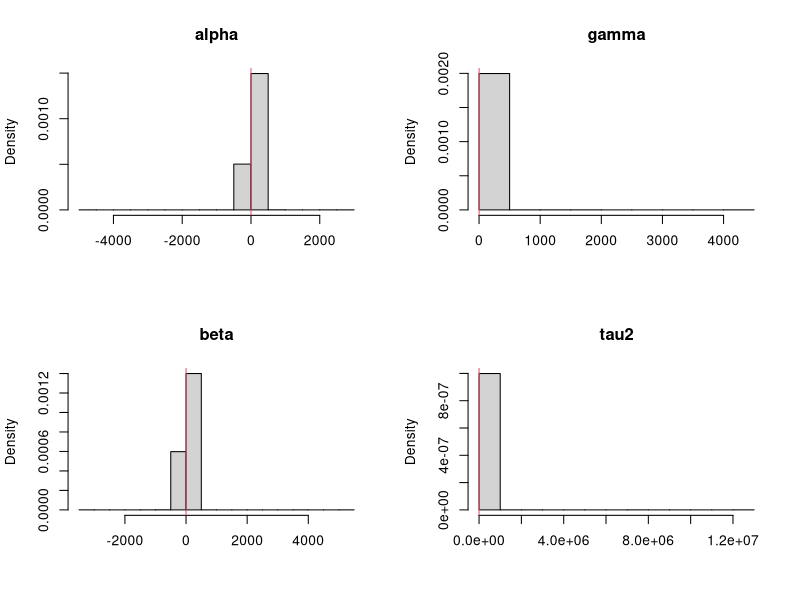

Recreate this plot in R. (Note: this script raises an error after producing the figure.)
library(msm)
svm.pl = function(y,alphas,betas,tau2s,ps,qs,xs,zs){#,b0,B0,c0,d0){
  n      = length(y)
  
  N      = length(xs)
  nmix   = 7  
  mu     = matrix(c(-11.40039,-5.24321,-9.83726,1.50746,-0.65098,0.52478,-2.35859),
                  N,nmix,byrow=TRUE)
  sig2   = matrix(c(5.795960,2.613690,5.179500,0.167350,0.640090,0.340230,1.262610),
                  N,nmix,byrow=TRUE)
  q      = matrix(c(0.007300,0.105560,0.000020,0.043950,0.340010,0.245660,0.257500),
                  N,nmix,byrow=TRUE) 

  quants = array(0,c(n,8,3))
#   z      = log(y^2)
  z = y
  s      = matrix(0,N,15)
  zmean=rep(0,n)
  
  s[,1] = 1/B0[1]
  s[,2] = 0
  s[,3] = 0
  s[,4] = 1/B0[2]
  s[,5] = 0
  s[,6] = 1/B0[2]
  s[,7] = s[,1]*b0[1]+s[,2]*b0[2]+s[,3]*b0[3]
  s[,8] = s[,2]*b0[1]+s[,4]*b0[2]+s[,5]*b0[3]
  s[,9] = s[,3]*b0[1]+s[,5]*b0[2]+s[,6]*b0[3]
  s[,10] = c0
  s[,11] = d0
  s[,12] = 1
  s[,13] = 1
  s[,14] = 1
  s[,15] = 1
  blk.A = s[,4]*s[,6] - s[,5]^2
  blk.B = -(s[,2]*s[,6]-s[,3]*s[,5])
  blk.C = s[,2]*s[,5]-s[,3]*s[,5]
  #   blk.D = blk.B
  blk.E = s[,1]*s[,6]-s[,3]^2
  blk.F = -(s[,3]*s[,5]-s[,2]*s[,3])
  #   blk.G = blk.C
  #   blk.H = blk.F
  blk.I  = s[,1]*s[,4]-s[,2]^2
  
  m    = s[,1]*blk.A + s[,2] * blk.B + s[,3] * blk.C
  b1   = (s[,7]*blk.A + s[,8] * blk.B + s[,9] * blk.C)/m
  b2   = (s[,7]*blk.B + s[,8] * blk.E + s[,9] * blk.F)/m
  b3   = (s[,7]*blk.C + s[,8] * blk.F + s[,9] * blk.I)/m
  
  for (t in 1:n){
    #print(t)
    mus    = matrix(alphas+gammas*zs+betas*xs,N,nmix)
    mus1    = matrix(alphas+betas*xs,N,nmix)
    #     print(mus[1,])
    #     scan(n=1)
#     probs  = q*dnorm(z[t],mus+mu,sqrt(sig2+tau2s))
    probs = q*(dnorm(z[t],mus+mu,sqrt(sig2+tau2s))*(qs*zs+(1-zs)*(1-qs)) + dnorm(z[t],mus1+mu,sqrt(sig2+tau2s))*((1-zs)*ps+zs*(1-ps)))
    
    weight = apply(probs,1,sum)
    k      = sample(1:N,size=N,replace=TRUE,prob=weight)
    #     print(probs[1,])
    #     scan(n=1)
    
    xs1    = xs[k]
    zs1    = zs[k]
    probs  = probs[k,]
    mus    = mus[k,]
    alphas = alphas[k]
    betas  = betas[k]
    tau2s  = tau2s[k]
    ps = ps[k]
    qs = qs[k]
    so     = s[k,]
    b1o  = b1[k]
    b2o  = b2[k]    
    b3o  = b3[k]
    tau2ss = matrix(tau2s,N,nmix)
    vars   = 1/(1/sig2+1/tau2ss)
    sds    = sqrt(vars)
    means  = vars*((z[t]-mu)/sig2 + mus/tau2ss)
    for (i in 1:N){
      comp  = sample(1:nmix,size=1,prob=probs[i,])
      xs[i] = rnorm(1,means[i,comp],sds[i,comp])
    }
    
    zero.index = zs1 == 0
    one.index = zs1 == 1
    ll = sum(zero.index)
    #     zs = zz[t+1,]
    zs[zero.index]     = rbinom(ll,1,1-ps[zero.index])
    zs[one.index]      = rbinom(N-ll,1,qs[one.index])
    
    s[,1]  = so[,1] + 1
    s[,2]  = so[,2] + zs1
    s[,3]  = so[,3] + xs1
    s[,4]  = so[,4] + zs1^2
    s[,5]  = so[,5] + zs1*xs1
    s[,6]  = so[,6] + xs1^2
    s[,7]  = so[,7] + xs
    s[,8]  = so[,8] + xs*zs1
    s[,9]  = so[,9] + xs*xs1
    s[,10]  = so[,10] + 1
    
    s[zero.index,12] = so[zero.index,12]+zs1[zero.index]-zs[zero.index]+1
    s[zero.index,13] = so[zero.index,13]+zs[zero.index]
    s[one.index,14] = so[one.index,14]+zs1[one.index]-zs[one.index]
    s[one.index,15] = so[one.index,15]+zs[one.index]-zs1[one.index]+1
    
    blk.A = s[,4]*s[,6] - s[,5]^2
    blk.B = -(s[,2]*s[,6]-s[,3]*s[,5])
    blk.C = s[,2]*s[,5]-s[,3]*s[,4]
    #   blk.D = blk.B
    blk.E = s[,1]*s[,6]-s[,3]^2
    blk.F = -(s[,1]*s[,5]-s[,2]*s[,3])
    #   blk.G = blk.C
    #   blk.H = blk.F
    blk.I  = s[,1]*s[,4]-s[,2]^2
      
    
    # determinant of Binv matrix
    m    = s[,1]*blk.A + s[,2] * blk.B + s[,3] * blk.C
    
    # b_{t} =  inv(Binv_{t}) x (Binv_{t-1} * b_{t-1})     
    b1   = (s[,7]*blk.A + s[,8] * blk.B + s[,9] * blk.C)/m
    b2   = (s[,7]*blk.B + s[,8] * blk.E + s[,9] * blk.F)/m
    b3   = (s[,7]*blk.C + s[,8] * blk.F + s[,9] * blk.I)/m
    
    s[,11]  = so[,11] + (xs-b1-b2*zs1-b3*xs1)*xs + (b1o-b1)*so[,7]+(b2o-b2)*so[,8]+(b3o-b3)*so[,9]

    tau2s  = 1/rgamma(N,s[,10]/2,s[,11]/2)
    std    = sqrt(tau2s/m)
    
    norm   = cbind(rnorm(N,0,std),rnorm(N,0,std),rnorm(N,0,std))
    
    # cholesky decomposition of B, thus inv(Binv)    
    L11 = sqrt(blk.A)
    L21 = blk.B/L11
    L31 = blk.C/L11
  
    L22 = sqrt(blk.E - L21^2)
    L32 = (blk.F-L31*L21)/L22

    L33 = sqrt(blk.I - L31^2 - L32^2)
    
    alphas = b1 + L11*norm[,1]
    gammas = b2 + L21*norm[,1]+L22*norm[,2]
    #     gamma.mean = b2[b2>0]
    
    #     gammas = rtnorm(N,mean=b2,lower=0)
    betas  = b3 + L31*norm[,1] + L32 * norm[,2] + L33 * norm[,3]
    
        gamma.mean = b2 - 1/s[,4]*(s[,2]*(alphas-b1)+s[,5]*(betas-b3))
        gammas = rtnorm(N,gamma.mean,sd = sqrt(tau2s/s[,4]),lower=0)
    
    ps = rbeta(N,s[,12]+1,s[,13]+1)
    qs = rbeta(N,s[,15]+1,s[,14]+1)
    
    # Storing quantiles
    quants[t,1,] = quantile(alphas,c(0.025,0.5,0.975))
    quants[t,2,] = quantile(gammas,c(0.025,0.5,0.975))
    quants[t,3,] = quantile(betas,c(0.025,0.5,0.975))  
    quants[t,4,] = quantile(tau2s,c(0.025,0.5,0.975))  
    quants[t,5,] = quantile(ps,c(0.025,0.5,0.975))  
    quants[t,6,] = quantile(qs,c(0.025,0.5,0.975))  
    quants[t,7,] = quantile(zs,c(0.025,0.5,0.975))
    quants[t,8,] = quantile(exp(xs/2),c(0.025,0.5,0.975))
    zmean[t] =  mean(zs)
  }
  return(list(quants=quants,zmean=zmean))
}
PL = function(y,alphas,betas,tau2s,ps,qs,xs,zs){
  n      = length(y)
  N      = length(xs)
  quants = array(0,c(n,7,3))
  
  
  
#   zz = matrix(zs,n,N)
  s  = matrix(0,N,15)
  # matrix Binv looks like
  # | s1   s2    s3 |
  # | s2   s4    s5 |
  # | s3   s5    s6 |
  
  s[,1] = 1/B0[1]
  s[,2] = 0
  s[,3] = 0
  s[,4] = 1/B0[2]
  s[,5] = 0
  s[,6] = 1/B0[2]
  s[,7] = s[,1]*b0[1]+s[,2]*b0[2]+s[,3]*b0[3]
  s[,8] = s[,2]*b0[1]+s[,4]*b0[2]+s[,5]*b0[3]
  s[,9] = s[,3]*b0[1]+s[,5]*b0[2]+s[,6]*b0[3]
  s[,10] = c0
  s[,11] = d0
  s[,12] = 1
  s[,13] = 1
  s[,14] = 1
  s[,15] = 1
  
  blk.A = s[,4]*s[,6] - s[,5]^2
  blk.B = -(s[,2]*s[,6]-s[,3]*s[,5])
  blk.C = s[,2]*s[,5]-s[,3]*s[,5]
#   blk.D = blk.B
  blk.E = s[,1]*s[,6]-s[,3]^2
  blk.F = -(s[,3]*s[,5]-s[,2]*s[,3])
#   blk.G = blk.C
#   blk.H = blk.F
  blk.I  = s[,1]*s[,4]-s[,2]^2

  m    = s[,1]*blk.A + s[,2] * blk.B + s[,3] * blk.C
  b1   = (s[,7]*blk.A + s[,8] * blk.B + s[,9] * blk.C)/m
  b2   = (s[,7]*blk.B + s[,8] * blk.E + s[,9] * blk.F)/m
  b3   = (s[,7]*blk.C + s[,8] * blk.F + s[,9] * blk.I)/m
  

  for (t in 1:n){
#     zs = zz[t,]
    # Resampling
    mus    = alphas+gammas*zs+betas*xs
    stdevs = exp(mus/2)
    stdevs1 = exp((alphas+betas*xs)/2)
#     weight = dnorm(y[t],0,stdevs)*(qs+(1-zs)*(1-qs)) + dnorm(y[t],0,stdevs1)*((1-zs)*ps+zs*(1-ps))
    weight = dnorm(y[t],0,stdevs)
    k      = sample(1:N,size=N,replace=T,prob=weight)
    alphas = alphas[k]
    betas  = betas[k]
    tau2s  = tau2s[k]
    ps = ps[k]
    qs = qs[k]
    
    mus    = mus[k]
    xs1    = xs[k]
    zs1    = zs[k]
    sig2s = exp(xs1)
    # Propagating
    vars   = 1/(1/sig2s+1/tau2s)
    sds    = sqrt(vars)
    means  =  vars*(mus/tau2s +y[t]/sig2s)
    zero.index = zs1 == 0
    one.index = zs1 == 1
    ll = sum(zero.index)
    #     zs = zz[t+1,]
    zs[zero.index]     = rbinom(ll,1,1-ps[zero.index])
    zs[one.index]      = rbinom(N-ll,1,qs[one.index])
#     mus    = alphas+gammas*zs+betas*xs1
#     xs     =  rnorm(N,means,sds)
    xs = mus + rnorm(N,0,sqrt(tau2s))
#     print(zs)
#     print(qs)
#     print(ps)
    so     = s[k,]
#     print(s[,12:15])
#     print(so[,12:15])
#     print(k)
#     scan(n=1)
    b1o  = b1[k]
    b2o  = b2[k] 
    b3o  = b3[k]
    # Updating sufficient stats
    s[,1]  = so[,1] + 1
    s[,2]  = so[,2] + zs1
    s[,3]  = so[,3] + xs1
    s[,4]  = so[,4] + zs1^2
    s[,5]  = so[,5] + zs1*xs1
    s[,6]  = so[,6] + xs1^2
    s[,7]  = so[,7] + xs
    s[,8]  = so[,8] + xs*zs1
    s[,9]  = so[,9] + xs*xs1
    s[,10]  = so[,10] + 1
    
    s[zero.index,12] = so[zero.index,12]+zs1[zero.index]-zs[zero.index]+1
    s[zero.index,13] = so[zero.index,13]+zs[zero.index]
    s[one.index,14] = so[one.index,14]+zs1[one.index]-zs[one.index]
    s[one.index,15] = so[one.index,15]+zs[one.index]-zs1[one.index]+1
#     
#     print(s[,12:15])
#     print(zs1)
#     print(zs)
#     print(zs1[zero.index]-zs[zero.index]+1)
#     print(zs[zero.index])
#     print(zs1[one.index]-zs[one.index])
#     print(zs[one.index]-zs1[one.index]+1)
#     scan(n=1)
    blk.A = s[,4]*s[,6] - s[,5]^2
    blk.B = -(s[,2]*s[,6]-s[,3]*s[,5])
    blk.C = s[,2]*s[,5]-s[,3]*s[,4]
    #   blk.D = blk.B
    blk.E = s[,1]*s[,6]-s[,3]^2
    blk.F = -(s[,1]*s[,5]-s[,2]*s[,3])
    #   blk.G = blk.C
    #   blk.H = blk.F
    blk.I  = s[,1]*s[,4]-s[,2]^2
    
    
#     ti = scan(n=1)
#     print(s[ti,])
    
    
    # determinant of Binv matrix
    m    = s[,1]*blk.A + s[,2] * blk.B + s[,3] * blk.C
    
#     AA = matrix(c(s[ti,1],s[ti,2],s[ti,3],s[ti,2],s[ti,4],s[ti,5],s[ti,3],s[ti,5],s[ti,6]),3,3)
#     
#     print(solve(AA))
#     print(AA)
#     print(matrix(c(blk.A[ti],blk.B[ti],blk.C[ti], blk.B[ti],blk.E[ti], blk.F[ti], blk.C[ti], blk.F[ti], blk.I[ti]),3,3)/m[ti])
#      print(c(blk.A[1]/m[1],blk.B[1]/m[1],blk.C[1]/m[1]))
#      print(solve(AA))
    # b_{t} =  inv(Binv_{t}) x (Binv_{t-1} * b_{t-1})     
    b1   = (s[,7]*blk.A + s[,8] * blk.B + s[,9] * blk.C)/m
    b2   = (s[,7]*blk.B + s[,8] * blk.E + s[,9] * blk.F)/m
    b3   = (s[,7]*blk.C + s[,8] * blk.F + s[,9] * blk.I)/m
#

#     print('b2')
#     print((s[,7]*blk.B)[ti])
# print((blk.F)[ti])
# print((s[,9])[ti])
#     print(m[ti])
#     print(b2[ti])
#     F.new = rbind(1,zs1[ti],xs1[ti])
#     C.old = diag(B0,3)
#     Q = 1
# #     print(zs1[ti])
#     D1 = t(F.new) %*% C.old%*% F.new + Q 
#       
#       
#       #       C0 = diag(B0,2)
#       #       print( C0 %*%F.new[,j]  %*% solve(D1) %*% (xs[1]-t(F.new[,j])%*%b0))
#       CF = C.old %*% F.new
# #       
#       D.new = t(F.new)  %*% CF +Q
#       D.inv = solve(D.new)
# #       print(D.inv)
#     
#       m.old = b0
# #       print(D.new)
# #       print(CF %*% D.inv %*% (xs[j]-t(F.new[,j]) %*% m.old[j,]))
# #       m.old = m.old + CF %*% D.inv %*% (xs[1]-t(F.new) %*% m.old)
# #     print(D.inv %*% (xs[3]-t(F.new) %*% m.old))
#     
#       C.old = C.old - CF %*% D.inv  %*% t(F.new) %*% C.old
#       d0 = d0 + t(xs[ti]-t(F.new)%*% m.old)%*% D.inv %*% (xs[ti]-t(F.new) %*% m.old)
#     m.old = m.old + CF %*% D.inv %*% (xs[ti]-t(F.new) %*% m.old)
#     print(d0)
#     print(C.old)
#     print(chol(C.old))
#     print(m.old)
#     print(c(b1[ti],b2[ti],b3[ti]))
#     print(F.new)
#     print(m.old)
#     print(c(b1o[3],b2o[3],b3o[3]))
#     print(c(zs1[3],xs1[3]))
#     print(((xs-b1-b2*zs1-b3*xs1)*xs+(b1o-b1)*so[,7]+(b2o-b2)*so[,8]+(b3o-b3)*so[,9])[3])
#       print(m.old)
#     print(c(b1[1],b2[1],b3[1]))
#     scan(n=1)
#     
    #print(xs)
    s[,11]  = so[,11] + (xs-b1-b2*zs1-b3*xs1)*xs + (b1o-b1)*so[,7]+(b2o-b2)*so[,8]+(b3o-b3)*so[,9]
#     print(s[ti,11])
    tau2s  = 1/rgamma(N,s[,10]/2,s[,11]/2)
    std    = sqrt(tau2s/m)
    
    norm   = cbind(rnorm(N,0,std),rnorm(N,0,std),rnorm(N,0,std))
    
    # cholesky decomposition of B, thus inv(Binv)
    
    L11 = sqrt(blk.A)
#     print(L11[ti])
    L21 = blk.B/L11
#     print(L21[ti])
    L31 = blk.C/L11
#     print(L31[ti])
    
    L22 = sqrt(blk.E - L21^2)
#     print(L22[ti])
    L32 = (blk.F-L31*L21)/L22
#     print(L32[ti])
    L33 = sqrt(blk.I - L31^2 - L32^2)
#     print(L33[ti]))
    
    alphas = b1 + L11*norm[,1]
    gammas = b2 + L21*norm[,1]+L22*norm[,2]
#     gamma.mean = b2[b2>0]
    
#     gammas = rtnorm(N,mean=b2,lower=0)
    betas  = b3 + L31*norm[,1] + L32 * norm[,2] + L33 * norm[,3]
    
    gamma.mean = b2 - 1/s[,4]*(s[,2]*(alphas-b1)+s[,5]*(betas-b3))
    gammas = rtnorm(N,gamma.mean,sd = sqrt(tau2s/s[,4]),lower=0)
    
    ps = rbeta(N,s[,12]+1,s[,13]+1)
    qs = rbeta(N,s[,15]+1,s[,14]+1)
    # Storing quantiles
    quants[t,1,] = quantile(alphas,c(0.025,0.5,0.975))
    quants[t,2,] = quantile(gammas,c(0.025,0.5,0.975))
    quants[t,3,] = quantile(betas,c(0.025,0.5,0.975))  
    quants[t,4,] = quantile(tau2s,c(0.025,0.5,0.975))  
    quants[t,5,] = quantile(ps,c(0.025,0.5,0.975))  
    quants[t,6,] = quantile(qs,c(0.025,0.5,0.975))  
    quants[t,7,] = quantile(zs,c(0.025,0.5,0.975))

  }
  
  return(quants)
}

# Simulated data
# set.seed(98765)
n     =  1000
alpha =  1
gamma = 1
beta  =  0.7
tau2  =  1
sig2  =  1.0
tau   = sqrt(tau2)
p0 = .99
q0 = .5

x     = rep(alpha/(1-beta),n+1)
S = rep(0,n+1)
true  = c(alpha,gamma,beta,tau2,p0,q0)
names = c("alpha","gamma","beta","tau2","p","q")


# for (t in 2:(n+1))
#   {
#   if (S[t-1] == 0)
#     S[t] = rbinom(1,1,1-p0)
#   if (S[t-1] == 1)
#     S[t] = rbinom(1,1,q0)
# 
#   x[t] = alpha+gamma*S[t]+beta*x[t-1]+tau*rnorm(1)}
# x = x[2:(n+1)]
# y = rnorm(n,0,exp(x/2))
# # print(S)
# par(mfrow=c(1,1))
# plot(y,ylim=range(x,y),xlab="Time",ylab="",main="",pch=16)
# lines(x,col=2,lwd=2)

# data = read.csv('OILPRICE.csv')
# prices = data[,2]
# n = length(prices)
# returns = diff(prices)/prices[1:(n-1)]
# logreturns = log(prices[2:n]/prices[1:(n-1)])[300:(n-1)]
# n = length(logreturns)
# y = returns[300:n]+rnorm(n-299,0,.00001)
# Prior hyperparameters
# ---------------------
m0    = 0.0


C0 = 10
c0    = 1
d0    = 1
tau20 = tau2
b0    = c(alpha,gamma,beta)
B0    = c(1,1,1)/tau20
sC0   = sqrt(C0)
sB0   = sqrt(B0)

# ONE LONG PL FILTER
# ------------------
# set.seed(246521)
N      = 10000
xs     = rnorm(N,m0,sC0)
zs = rbinom(N,1,.5)
tau2s  = 1/rgamma(N,c0/2,d0/2)
taus   = sqrt(tau2s)
alphas = rnorm(N,b0[1],taus*sB0[1])
gammas = rtnorm(N,b0[2],taus*sB0[2],lower=0)
betas  = rnorm(N,b0[3],taus*sB0[3])
ps  = rbeta(N,1,1)
qs = rbeta(N,1,1)
pars   = cbind(alphas,gammas,betas,tau2s,ps,qs)
par(mfrow=c(2,2))
for (i in 1:4){
  hist(pars[,i],prob=TRUE,xlab="",main=names[i])
  abline(v=true[i],col=2)
}
print(date())
plm    = PL(y,alphas,betas,tau2s,ps,qs,xs,zs)
# out   = svm.pl(y,alphas,betas,tau2s,ps,qs,xs,zs)
# plm = out$quants

print(date())
cols = c(grey(0.5),1,grey(0.5))
ind  = 20:length(y)
n1   = length(ind)
par(mfrow=c(3,2))
for (i in 1:6){
  ts.plot(plm[ind,i,],xlab="",ylab="",main=names[i],col=cols,ylim=range(plm[ind,i,]))
  abline(h=true[i],lty=2)
}


par(mfrow=c(1,1))
ts.plot(cbind(2*plm[,8,2],-2*plm[,8,2]))
lines(returns*100,col='red')

# ts.plot(out$zmean)
# par(mfrow=c(1,1))
# ts.plot(plm[,7,2],xlab="",ylab="",main="states",col=1,ylim=c(-1,2),lwd=2)
# points(S[2:(n+1)],col='red',ylim=c(-1,2),lwd=1)


# Particle filters
# ----------------
# set.seed(246521)
# N    = 1000
# nsim = 100
# a    = 0.95
# qs   = array(0,c(nsim,n,4,3))
# for (s in 1:nsim){
#   print(s)
#   xs         = rnorm(N,m0,sC0)
#   tau2s      = 1/rgamma(N,c0/2,d0/2)
#   taus       = sqrt(tau2s)
#   alphas     = rnorm(N,b0[1],taus*sB0[1])
#   betas      = rnorm(N,b0[2],taus*sB0[2])
# #   qs[1,s,,,] = LW(y,alphas,betas,tau2s,sig2s,xs,a)
# #   qs[2,s,,,] = Storvik(y,alphas,betas,tau2s,sig2s,xs)
#   qs[s,,,] = PL(y,alphas,betas,tau2s,xs) 
# }
# 
# 
# 
# cols = c(grey(0.5),1,grey(0.5))
# ind  = 10:n
# n1   = length(ind)
# par(mfrow=c(2,2))
# for (i in 1:4){
#   ts.plot(qs[50,,i,],xlab="",ylab="",main=names[i],col=cols,ylim=range(plm[ind,i,]))
#   abline(h=true[i],lty=2)
# }
# 
# 
# # Mean square error
# quants = c("2.5th","50th","97.5th")
# filter = "PL"
# mse    = array(0,c(n1,4,3))
#   for (k in 1:3) 
#     for (i in 1:nsim) 
#       mse[,k,]=mse[,k,]+(qs[i,ind,k,]-plm[ind,k,])^2
# sq.mse = sqrt(mse/nsim)  
# 
# 
# cols = c(grey(0.75),grey(0.5),grey(0.75))
# #cols = c(3,2,5)
# par(mfrow=c(3,1))
# for (k in 1:3){
#   L = min(qs[,ind,k,])
#   U = max(qs[,ind,k,])
# 
#     plot(qs[1,,k,1],ylab=names[k],xlab="Time",main=filter,ylim=c(L,U),type="l",col=cols[1])
#     for (i in c(1,3,2)) for (j in 1:nsim) lines(qs[j,,k,i],col=cols[i])
#     for (i in c(1,3,2)) lines(plm[,k,i],lwd=1,col=1)  
#   
# }  
# 
# 
# 
# cols = c(grey(0.3),gray(0.5),grey(0.7))
# U    = c(0.275,0.175,0.45,1.25)
# par(mfrow=c(2,2))
# for (i in 1:3){
#   boxplot(sq.mse[1,,i,1],sq.mse[2,,i,1],sq.mse[3,,i,1],
#           sq.mse[1,,i,2],sq.mse[2,,i,2],sq.mse[3,,i,2],
#           sq.mse[1,,i,3],sq.mse[2,,i,3],sq.mse[3,,i,3],
#           outline=FALSE,ylab="Root MSE",xlab="Percentile",axes=FALSE,col=cols,ylim=c(0,U[i]))
#   axis(2);axis(1,at=c(2,5,8),lab=quants);box()
#   abline(v=3.5)
#   abline(v=6.5)
#   title(names[i])
# }
# #legend(0.5,1.2,legend=filters,col=cols,cex=1.25,lwd=c(4,4,4),lty=c(1,1,1),bty="n")
# 
# 





################ ETC
# 
# for (j in 1:N){
#   D1 = F.new[,j] %*% C.old[j,,]%*% F.new[,j] + Q 
#   
#   print(D1)
#   #       C0 = diag(B0,2)
#   #       print( C0 %*%F.new[,j]  %*% solve(D1) %*% (xs[1]-t(F.new[,j])%*%b0))
#   CF = C.old[j,,] %*% F.new[,j]
#   
#   D.new = t(F.new[,j])  %*% CF +Q
#   D.inv = solve(D.new)
#   print(D.new)
#   print(CF %*% D.inv %*% (xs[j]-t(F.new[,j]) %*% m.old[j,]))
#   m.old[j,] = m.old[j,] + CF %*% D.inv %*% (xs[j]-t(F.new[,j]) %*% m.old[j,])
#   C.old[j,,] = C.old[j,,] - CF %*% D.inv  %*% t(F.new[,j]) %*% C.old[j,,]
#   print(m.old[1,])
#   print(b1[1])
#   print(b2[1])
#   scan(n=1)
# }
